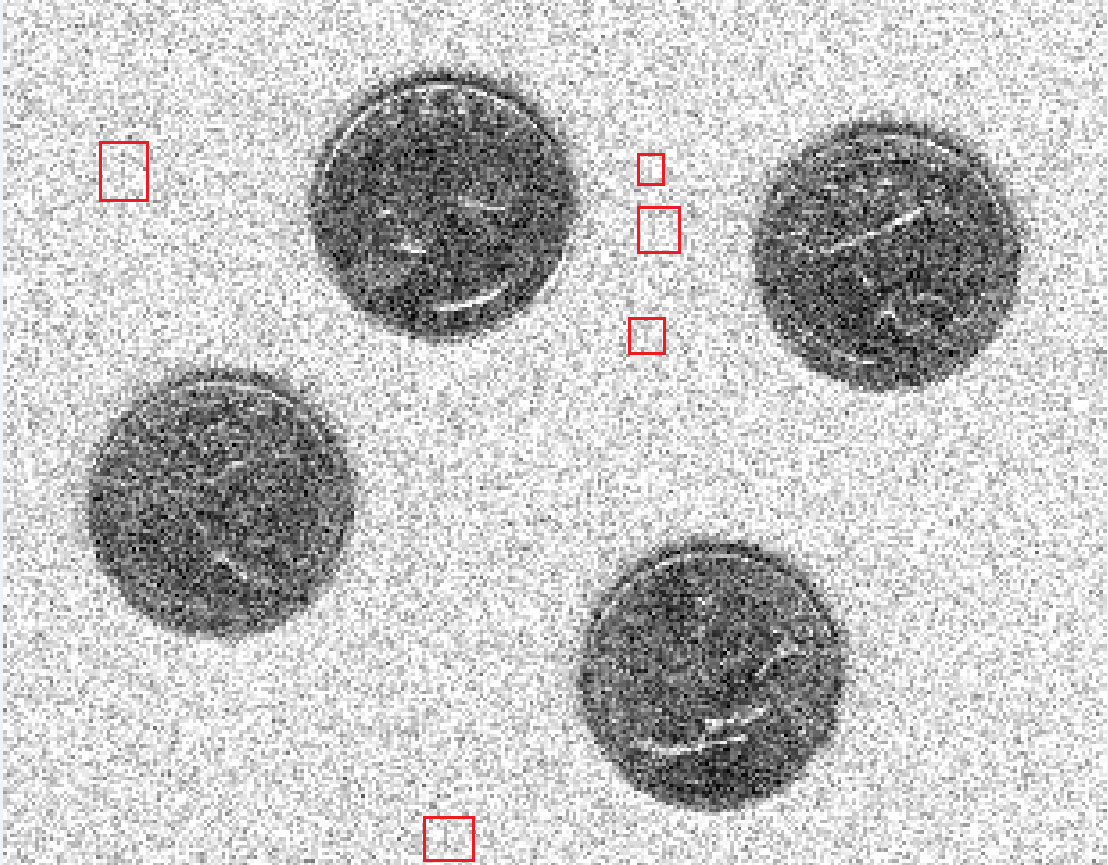
%> input picture originales/lab04_a.png, 1108 x 865 px
$ octave lab_paim_04_kernels.m   (GNU Octave 9; MATLAB toolbox functions it lacks are replaced by stand-ins)
%> lines starting %> are read from the running program, lines starting %| are printed output that depends on the picture; in (x1, y1, x2, y2) boxes, pixels count from 0 and x2, y2 are one past the last pixel; in counts of white or black regions, pixels touching at a corner belong together; the program's own positions count from 1

%% Carga de la imagen y conversión a uint8

A = imread("originales\lab04_a.png");
%> A is the input picture: size 865x1108x3 uint8; mean R, G, B 194.9, 194.4, 194.4
size(A)
%> ans = [865 1108 3]

A = im2gray(A);
%> A: size 865x1108 uint8
size(A)
%> ans = [865 1108]


imshow(A)
R = double(A);


%% Generación de un kernel promediador y convolución con la imagen

K = ones(50,50);
S = conv2(R, K, "valid");
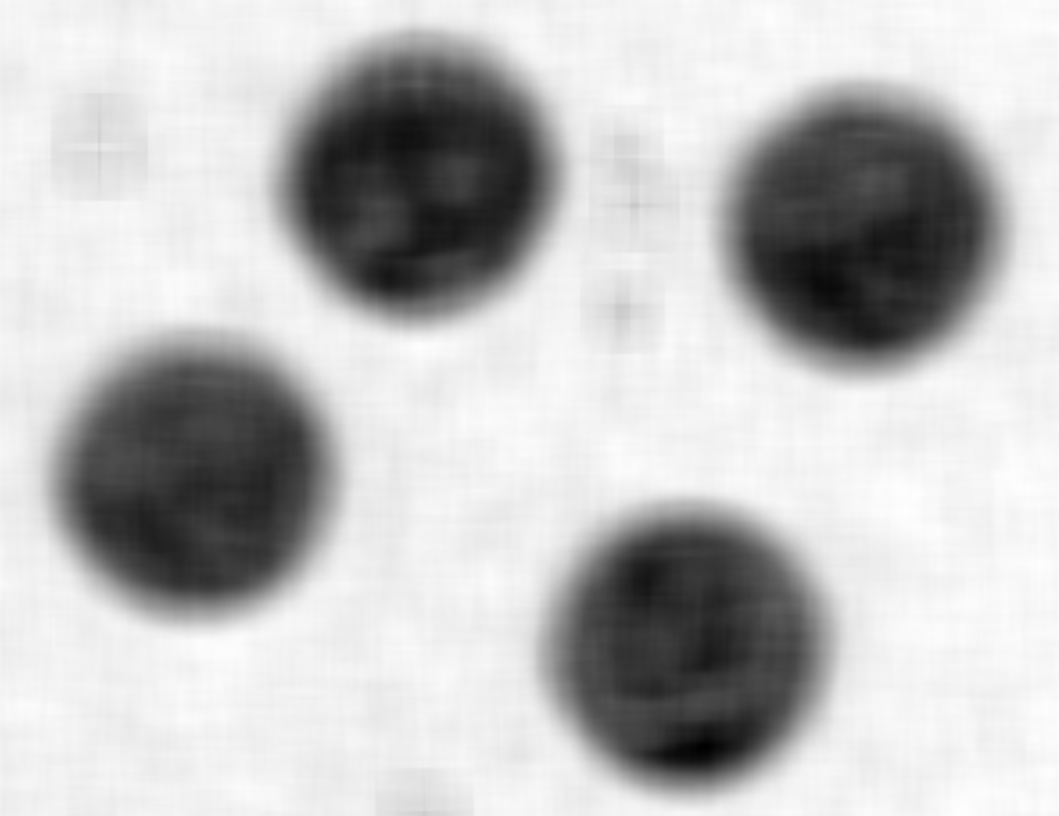
%> S: size 816x1059 double; min 176075, max 577683, mean 478141.3; drawn with min black and max white


G_min = S - min(S, [], "all");
max_G = max(G_min, [], "all");
%> max_G = 401608
Gs = 255 .* (G_min ./ max_G);
Gs = uint8(Gs);
%> Gs: size 816x1059 uint8

figure
imshow(Gs)

%% Generación de un kernel promediador y convolución con la imagen (full)

K = ones(50,50);
S = conv2(R, K, "full");
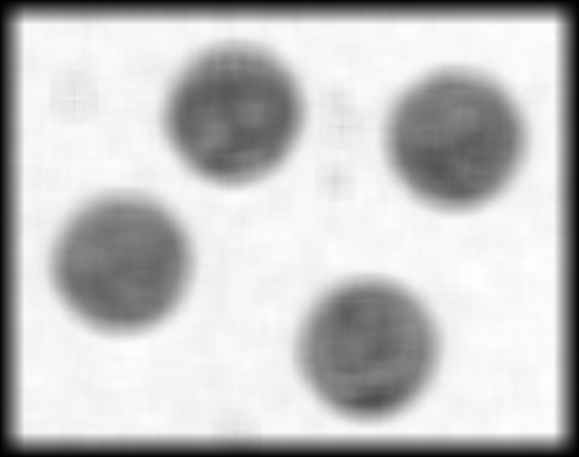
%> S: size 914x1157 double (shown at 1/2 size); min 242, max 577683, mean 440751; drawn with min black and max white


G_min = S - min(S, [], "all");
%> G_min: size 914x1157 double
max_G = max(G_min, [], "all");
%> max_G = 577441
Gs = 255 .* (G_min ./ max_G);
%> Gs: size 914x1157 double
Gs = uint8(Gs);
%> Gs: size 914x1157 uint8

figure
imshow(Gs)

%% Generación de un kernel promediador y convolución con la imagen (same)

K = ones(50,50);
S = conv2(R, K, "same");
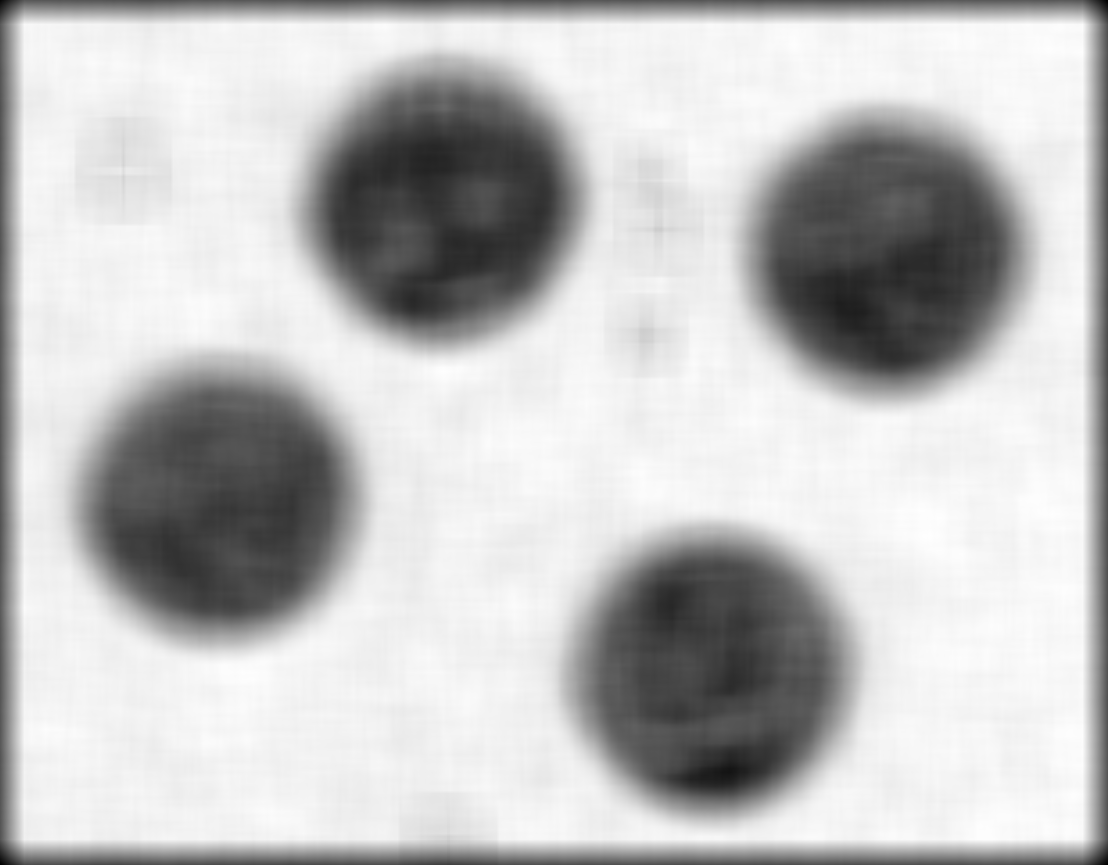
%> S: size 865x1108 double; min 141413, max 577683, mean 471919.8; drawn with min black and max white


G_min = S - min(S, [], "all");
%> G_min: size 865x1108 double
max_G = max(G_min, [], "all");
%> max_G = 436270
Gs = 255 .* (G_min ./ max_G);
%> Gs: size 865x1108 double
Gs = uint8(Gs);
%> Gs: size 865x1108 uint8

figure
imshow(Gs)

%% Generación de un kernel laplaciano

R = imread("originales\lab04_b.png");
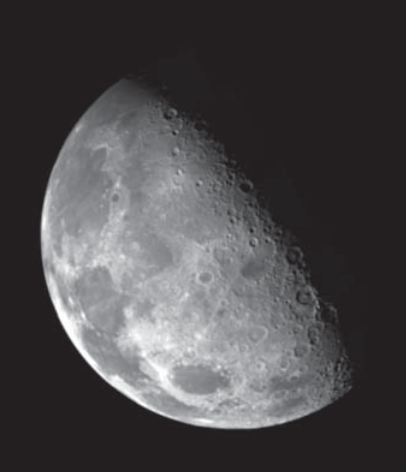
%> input picture originales/lab04_b.png, 406 x 472 px
%> R is the input picture: size 472x406x3 uint8; mean R, G, B 74.4, 72.5, 74
R = im2gray(R);
%> R: size 472x406 uint8

% 1. Crear el kernel

K = [
  0,  1, 0;
  1, -4, 1;
  0,  1, 0
];


% 2. Convolución
S = conv2(R, K, "same");
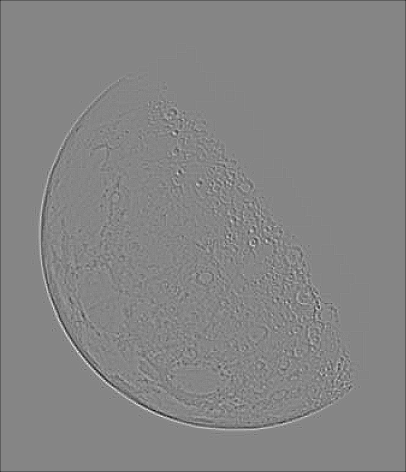
%> S: size 472x406 double; min -106, max 96, mean -0.3; drawn with min black and max white

figure
imshow(S)
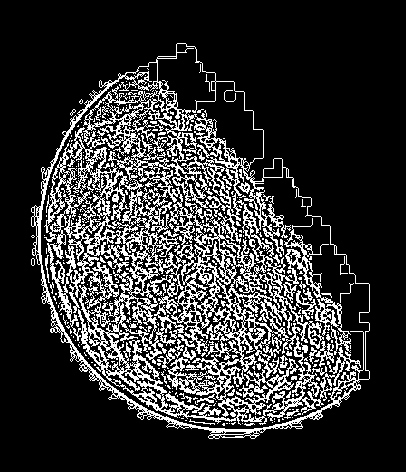
%> displayed picture: size 472x406, on the screen's scale of 0 to 255; 20.2% white in thin lines or dots, all inside (x1, y1, x2, y2) = (31, 43, 370, 439)
title("Kernel")

% 3. Restarle a la imagen original el kernel generado

S = double(R) - 3*S;
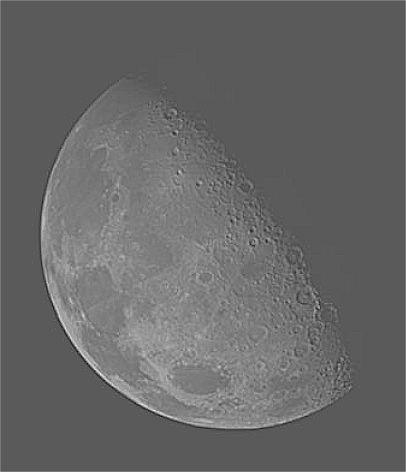
%> S: size 472x406 double; min -256, max 556, mean 74; drawn with min black and max white

% 4. Ecualizar los valores de la imagen

G_min = S - min(S, [], "all");
%> G_min: size 472x406 double
max_G = max(G_min, [], "all");
%> max_G = 812
Gs = 255 .* (G_min ./ max_G);
%> Gs: size 472x406 double
Gs = uint8(Gs);
%> Gs: size 472x406 uint8

figure
imshow(R)
title("Imagen original")

figure
imshow(Gs)
title("Imagen filtrada")
